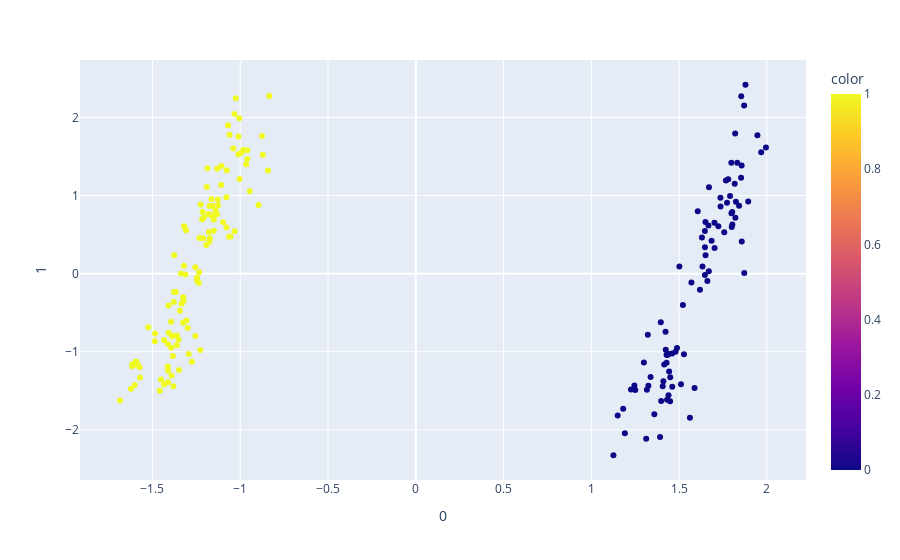

This figure's notebook cell:
### Code cell
# Plot k means results with Gender
fig = px.scatter(principalComponentsWithGender, x=0, y=1, color=finalDfWithGender['Cluster'])
fig.show()

### Figure 1 — Plotly figure (JSON) as saved in the notebook; plotly's stock layout.template omitted (floating-point values rounded to 4 significant figures; data arrays with more than 128 entries replaced by an {"elided": "..."} marker saying what was removed)
{"data": [{"hovertemplate": "0=%{x}<br>1=%{y}<br>color=%{marker.color}<extra></extra>", "legendgroup": "", "marker": {"color": {"elided": "200 int values"}, "coloraxis": "coloraxis", "symbol": "circle"}, "mode": "markers", "name": "", "showlegend": false, "type": "scatter", "x": {"elided": "200 float values"}, "xaxis": "x", "y": {"elided": "200 float values"}, "yaxis": "y"}], "layout": {"coloraxis": {"colorbar": {"title": {"text": "color"}}, "colorscale": [[0, "#0d0887"], [0.1111, "#46039f"], [0.2222, "#7201a8"], [0.3333, "#9c179e"], [0.4444, "#bd3786"], [0.5556, "#d8576b"], [0.6667, "#ed7953"], [0.7778, "#fb9f3a"], [0.8889, "#fdca26"], [1, "#f0f921"]]}, "legend": {"tracegroupgap": 0}, "margin": {"t": 60}, "xaxis": {"anchor": "y", "domain": [0, 1], "title": {"text": "0"}}, "yaxis": {"anchor": "x", "domain": [0, 1], "title": {"text": "1"}}}}
